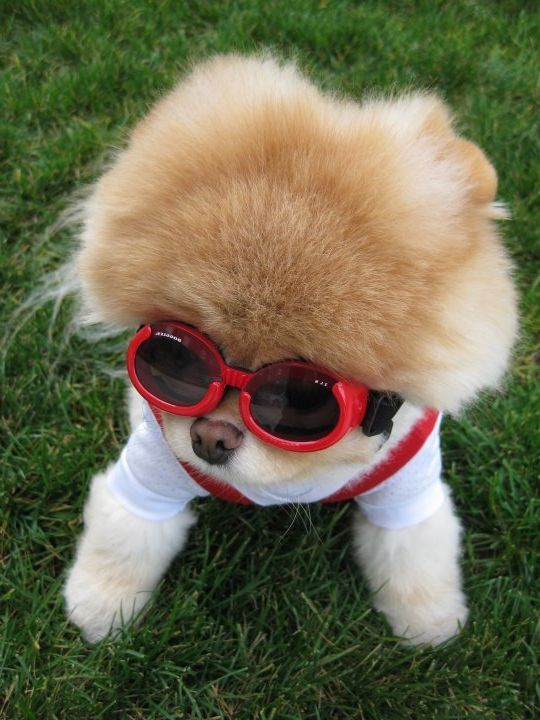
%> input picture filtering/dog.jpg, 540 x 720 px
$ octave main.m   (GNU Octave 9; MATLAB toolbox functions it lacks are replaced by stand-ins)
%> lines starting %> are read from the running program, lines starting %| are printed output that depends on the picture
clear
close all
clc
format compact

%loading an image
im = im2double(imread('dog.jpg'));

%making image spectrum for graphics
imf_r = mat2gray(log(abs(fftshift(fft2(im(:,:,1))))+1));
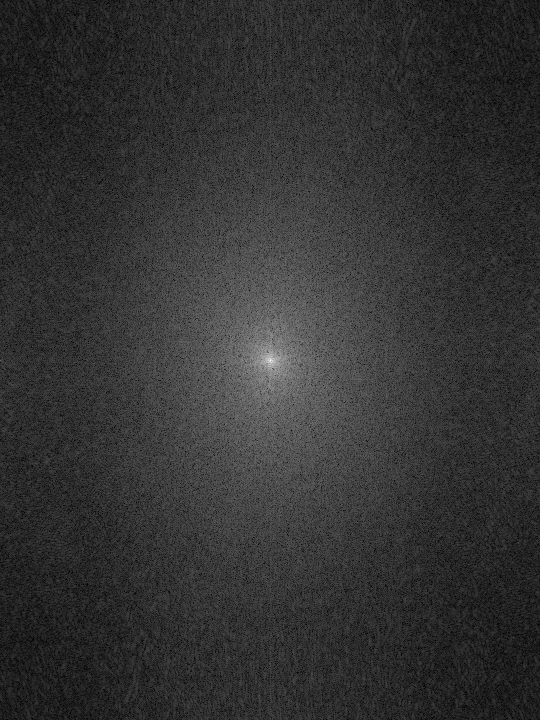
%> imf_r: size 720x540 double; min 0, max 1, mean 0.202
imf_g = mat2gray(log(abs(fftshift(fft2(im(:,:,2))))+1));
imf_b = mat2gray(log(abs(fftshift(fft2(im(:,:,3))))+1));
imf = cat(3, imf_r, imf_g, imf_b);

%graphics
figure
subplot(1,2,1); imshow(im)
title('Original image')
subplot(1,2,2); imshow(imf,[])
title('Image spectrum (log)')

%dimensions of the image
[r,c,colors] = size(im);
%> r = 720; c = 540; colors = 3

%making gaussian low-pass filter mask
s = 0.1; %sigma in 1/pix
sigma = 0.1*min([r c]);
%> sigma = 54

h = fspecial('gaussian',[r c],sigma); %gaussian mask
f = linspace(-0.5,0.5,c); %frequency grid
%> f = 540 values from -0.5 to 0.5

%graphics
figure
norm = max(max(h(r/2,:)))^-1; %normalizing coefficient
%> norm = 18323.3
plot(f,norm*h(r/2,:),'b')
line([s s], [0 1], 'Color', 'r', 'LineWidth', 1)
line(-[s s], [0 1], 'Color', 'r', 'LineWidth', 1)
grid
title(['Gaussian filter with \sigma = ',num2str(s),' pix^{-1}'])
xlabel('frequency, pix^{-1}')
%> figure, not shown here; curve peaks at x = -0.000928, y = 1

%graphics
figure
imshow(log(abs(h)+1),[])
title('Gaussian mask in frequency domain')

%applying LP filter to channels spectra
im1f_r = fftshift(fft2(im(:,:,1))).*h;
im1f_g = fftshift(fft2(im(:,:,2))).*h;
im1f_b = fftshift(fft2(im(:,:,3))).*h;

%getting image from spectra
im1_r = mat2gray(abs(ifft2(ifftshift(im1f_r))));
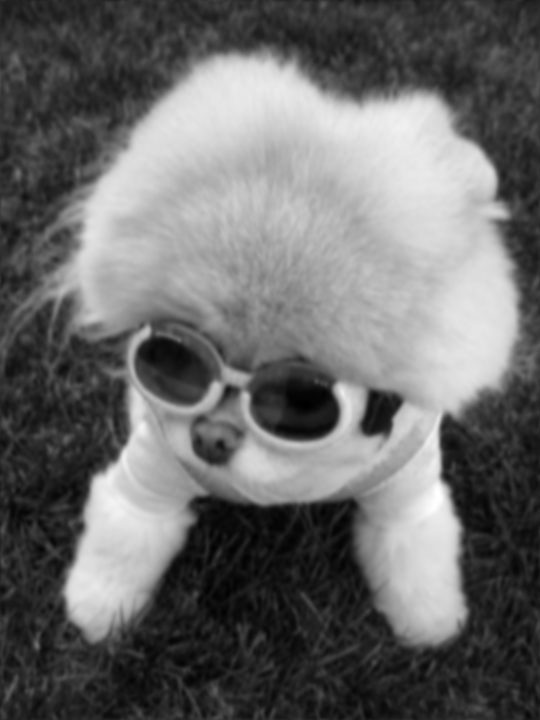
%> im1_r: size 720x540 double; min 0, max 1, mean 0.419
im1_g = mat2gray(abs(ifft2(ifftshift(im1f_g))));
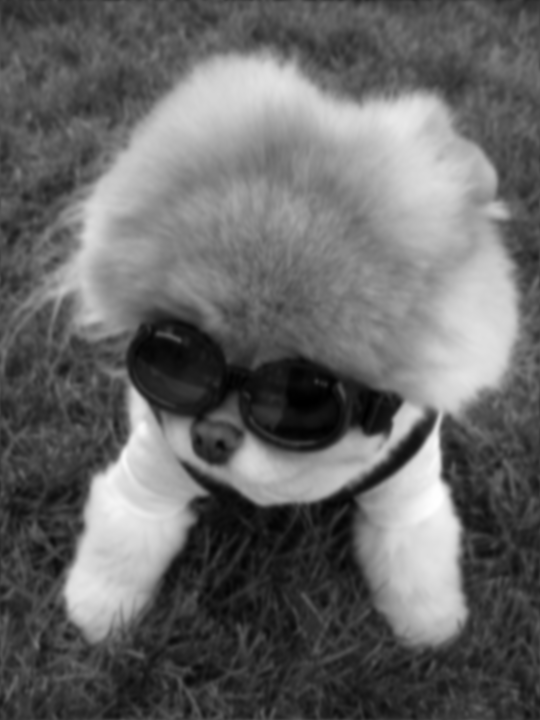
%> im1_g: size 720x540 double; min 0, max 1, mean 0.408
im1_b = mat2gray(abs(ifft2(ifftshift(im1f_b))));
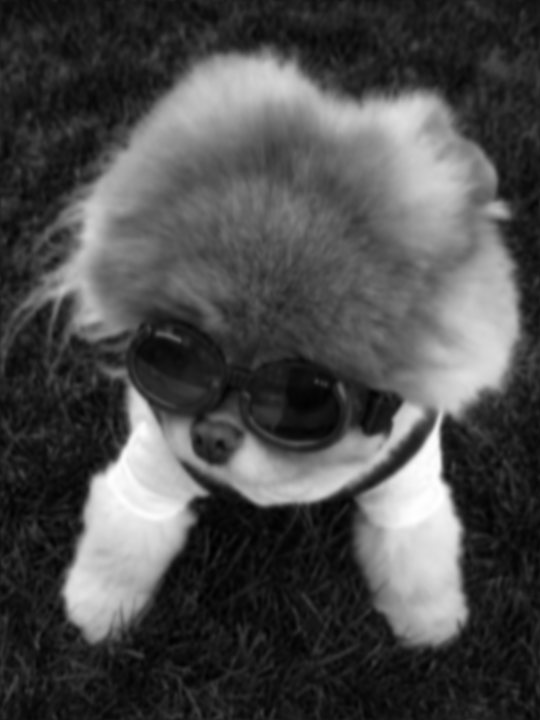
%> im1_b: size 720x540 double; min 0, max 1, mean 0.302
im1 = cat(3,im1_r,im1_g,im1_b);

%making image spectrum for graphics
imf1_r = mat2gray(log(abs(fftshift(fft2(im1(:,:,1))))+1));
imf1_g = mat2gray(log(abs(fftshift(fft2(im1(:,:,2))))+1));
imf1_b = mat2gray(log(abs(fftshift(fft2(im1(:,:,3))))+1));
imf1 = cat(3, imf1_r, imf1_g, imf1_b);

%graphics
figure
subplot(1,2,1); imshow(im1,[])
title('Filtered image')
subplot(1,2,2); imshow(imf1,[])
title('Filtered image spectrum (log)')

%Fourier transform of gaussian mask
hs = ifftshift(ifft2(h));

%graphics
figure
imshow(log(abs(hs)+1),[])
title('Gaussian mask in spatial domain')

uncut = 11; %size of spatial domain mask
cut = floor(11/2); %half-size of spatial domain mask

hs_cut = hs((r/2-cut+1):(r/2+cut+1),(c/2-cut+1):(c/2+cut+1)); %cut mask
H = sum(sum(abs(hs_cut)))^-1*abs(hs_cut); %normalized mask

%grapahics
figure
plot(H(cut+1,:))
grid
title({['Cut Gaussian mask of size ', num2str(uncut) ,'x'...
    num2str(uncut)],[' in spatial domain']})
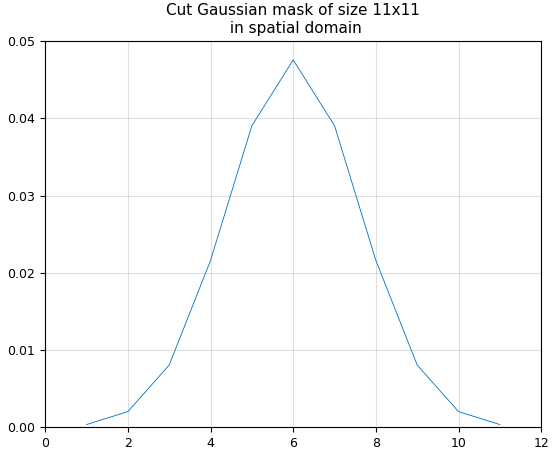
%> figure redrawn from the program's plot data; curve peaks at x = 6, y = 0.0476

%applying mask to image
im2 = imfilter(im, H);

%making image spectrum for graphics
imf2_r = mat2gray(log(abs(fftshift(fft2(im2(:,:,1))))+1));
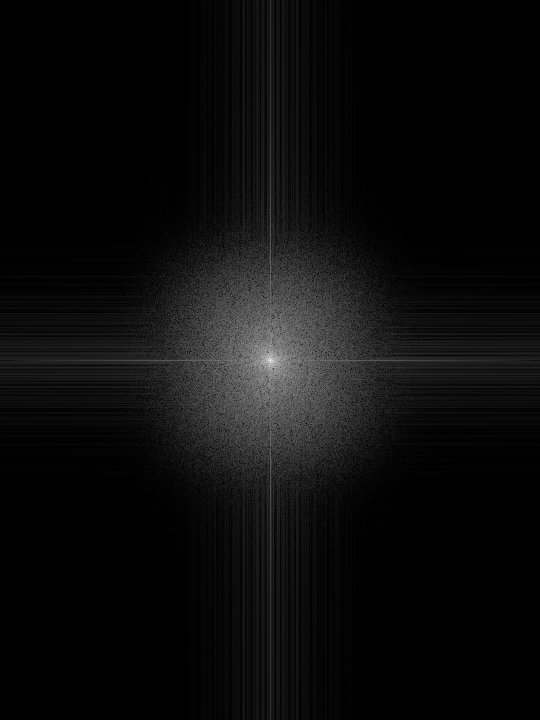
%> imf2_r: size 720x540 double; min 0, max 1, mean 0.0488
imf2_g = mat2gray(log(abs(fftshift(fft2(im2(:,:,2))))+1));
imf2_b = mat2gray(log(abs(fftshift(fft2(im2(:,:,3))))+1));
imf2 = cat(3, imf2_r, imf2_g, imf2_b);

%graphics
figurep
%> (this line was passed over: figurep is not available in this run)
subplot(1,2,1); imshow(im2,[])
title('Filtered image')
subplot(1,2,2); imshow(imf2,[])
title('Filtered image spectrum (log)')

im3 = imfilter(im, H, 'circular'); % periodic boundary option

%graphics
figure
subplot(1,3,1); imshow(im1(1:50,1:50,:),[])
title('Frequency processed image')
subplot(1,3,2); imshow(im2(1:50,1:50,:),[])
%> after `imshow(im2(1:50,1:50,:),[])`:
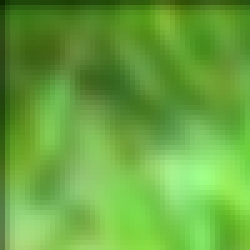
%> displayed picture: size 50x50x3, on the screen's scale of 0 to 255 (shown 5 times larger); mean R, G, B 104.2, 166.6, 63.1
title({['Spatially processed image'],['Zero boundary option']})
subplot(1,3,3); imshow(im3(1:50,1:50,:),[])
title({['Spatially processed image'],['Periodic boundary option']})
